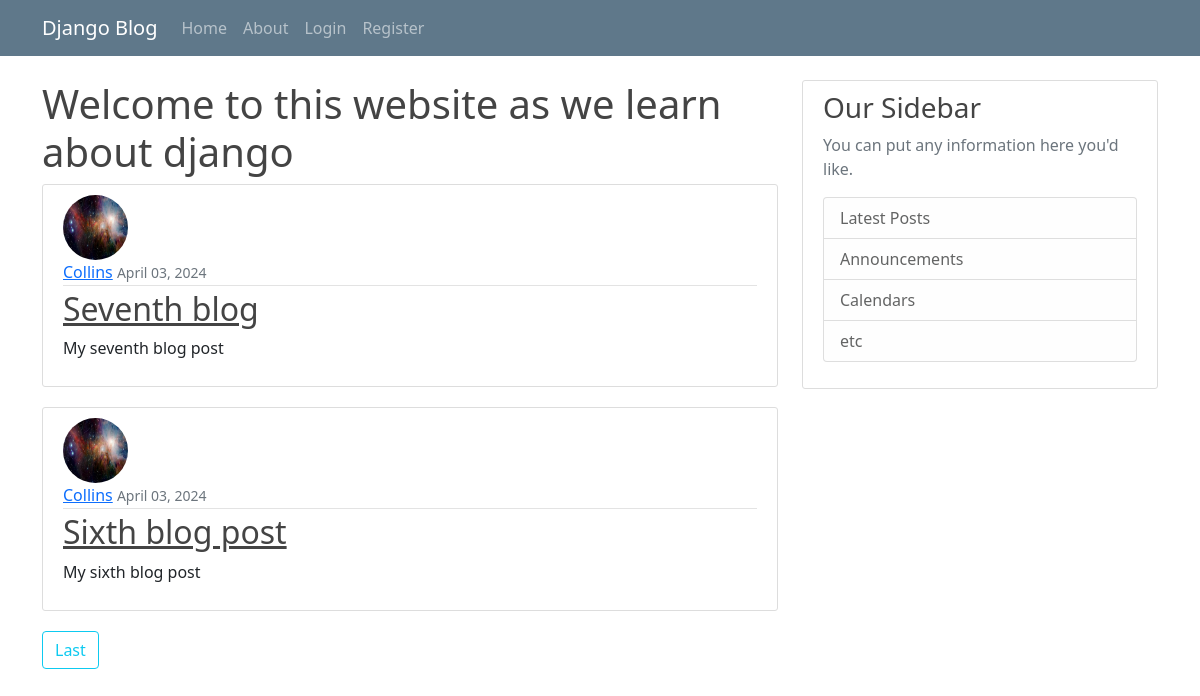
The page / on the database its author committed.
### blog/models.py (models this page shows, shortened)
class Post(models.Model):
    title = models.CharField(max_length=100)
    content = models.TextField()
    date_posted = models.DateTimeField(default=timezone.now)
    author = models.ForeignKey(User, on_delete=models.CASCADE)

### users/models.py (models this page shows, shortened)
class Profile(models.Model):
    user = models.OneToOneField(User, on_delete=models.CASCADE)
    image = models.ImageField(default='default.jpg', upload_to='profile_pics')

### blog/views.py (the view)
# urls.py: path('', PostListView.as_view(), name="blog-home"),
class PostListView(ListView):
    model = Post
    template_name = 'blog/home.html'
    context_object_name = 'posts'
    ordering = ['-date_posted']
    paginate_by = 2

### blog/Templates/blog/home.html (shortened to what this page needs)
{% extends "blog/base.html" %}
{% block content %}
<h1>Welcome to this website as we learn about django</h1>
{% for post in posts %}
  <article class="media content-section">
    <img class="rounded-circle article-img" src="{{ post.author.profile.image.url}}" alt="">
    <div class="media-body">
      <div class="article-metadata">
        <a class="mr-2" href="#">{{ post.author }}</a>
          <small class="text-muted">{{ post.date_posted|date:"F d, Y" }}</small>
      </div>
      <h2><a class="article-title" href="{% url "post-detail" post.id %}">{{ post.title }}</a></h2>
      <p class="article-content">{{ post.content }}</p>
    </div>
  </article>
{% endfor %}
{% if is_paginated %}
  {% if page_obj.has_next %}
    <a class= "btn btn-outline-info mb-4" href="?page={{page_obj.paginator.num_pages}}">Last</a>
  {% endif %}
{% endif %}
{% endblock content %}

### blog/static/blog/main.css (style rules this page uses)
body { background: #fafafa; color: #333333; margin-top: 5rem; }
h1, h2, h3, h4, h5, h6 { color: #444444; }
.content-section { background: #ffffff; padding: 10px 20px; border: 1px solid #dddddd; border-radius: 3px; margin-bottom: 20px; }
.article-title { color: #444444; }
.article-content { white-space: pre-line; }
.article-img { height: 65px; width: 65px; margin-right: 16px; }
.article-metadata { padding-bottom: 1px; margin-bottom: 4px; border-bottom: 1px solid #e3e3e3 }

### rows shown on the page
Post: author.profile.image (picture), author "Collins", date_posted "April 03, 2024", title "Seventh blog", content "My seventh blog post"
Post: author.profile.image (picture), author "Collins", date_posted "April 03, 2024", title "Sixth blog post", content "My sixth blog post"
